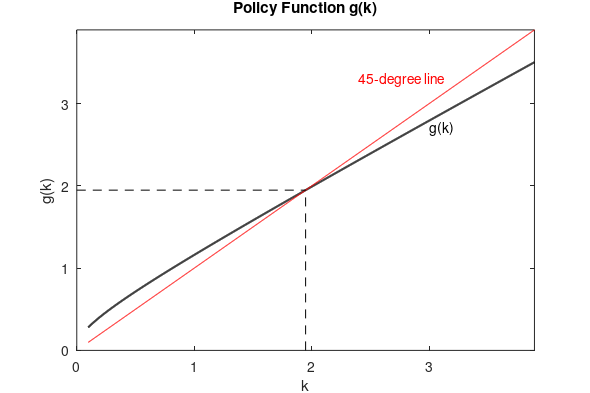
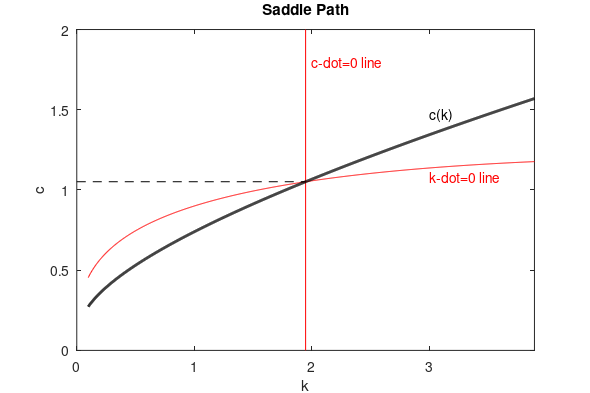
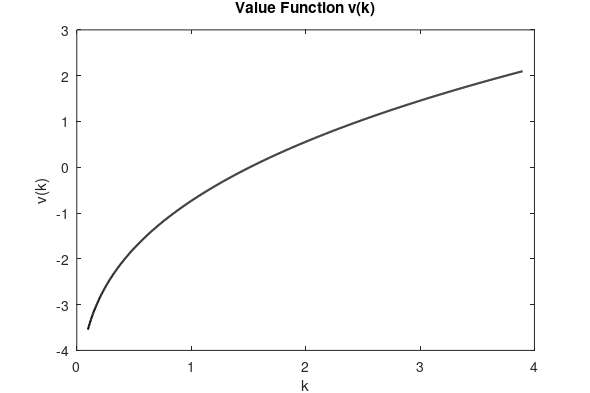
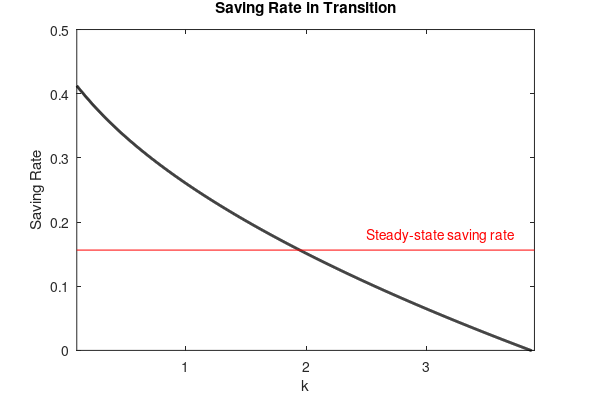

Write MATLAB code to recreate these figures, in order.
%{
This files computes the numerical value and policy functions for the 
neo-classical growth model with log utility by iterating on the policy 
function.

Created: 27-Aug-2022 15:48:10
Author: Aamir Rafique Hashmi
        Department of Economics
        University of Calgary
        Calgary, AB, Canada
Email: Aamir.Hashmi@UCalgary.ca
%}
%% Step 0: Preliminaries
clear
tic
%% Step 1: Choose parameter values
alpha = 0.33;   % Share of capital in output
beta = 0.90;    % Discount factor
rho = 1/beta - 1;   % Discount rate
delta = 0.10;   % Capital depreciation rate
%% Step 2: Solve for the steady-state capital
k_ss = ( alpha*beta/(1-beta*(1-delta)) )^(1/(1-alpha)); % Steady-state k
%% Step 3: Choose the state space for capital
n = 1e3; % Size of the state space
k_min = 0.05*k_ss;  % Minimum capital
k_max = 2.00*k_ss;  % Maximum capital
k_space = linspace(k_min,k_max,n);
k_space=k_space';
k = k_space;
%% Step 4: Guess a feasible initial policy function gk0
gk0 = k_space; %Initial policy function
%% Step 5: Use gk0 to compute value function vk
conv = 0; 
iter = 1;
while conv == 0 && iter <100
    gk = gk0;
    %get the value function vk operating on gk (use linear interpolation)
    T = 1000;
    vk = zeros(size(k));
    k_old = k;
    for t = 0:T
        k_new = interp1(k_space,gk,k_old);
        c = k_old.^alpha+(1-delta)*k_old-k_new;
        c = c.*(c>0)+eps*(c<=0);%set non-positive consumption equal to 'eps'
        r = (beta^t).*log(c);
        vk = vk + r;
        k_old = k_new;
    end
    %% Step 6: Update gk0 to gk1
    %use vk to update the policy function gk
    k_diff = diff(k_space);%find the differences between k values
    vk_diff = diff(vk);%find the differences between vk values
    %find numerical derivative of vk
    dvk0 = vk_diff./k_diff;
    dvk = [dvk0(1);zeros(length(dvk0)-1,1);dvk0(length(dvk0))];
    for i = 2:length(dvk0)
        dvk(i) = (dvk0(i-1)+dvk0(i))/2;
    end
    %find k' that solves the FOC: k' + (1/beta*dv(k')) - k^alpha - (1-alpha)*k = 0;
    k_fine = linspace(k_min,k_max,100*n);
    dvk_fine = interp1(k_space,dvk,k_fine);
    gk1 = zeros(size(k_space));
    for i = 1:n
        dif = k(i)^alpha + (1-delta)*k(i) - k_fine - (1./(beta*dvk_fine));
        [Y,I] = min(abs(dif));
        gk1(i) = k_fine(I);
    end
     %figure;plot(k,gk1);hold;plot(k,k,'r');hold;
    %% Step 7: Check for convergence
    if abs(gk1-gk0)<eps
        conv=1;
        %disp('iter');
        disp('convergence!');
    else
        iter = iter+1;
        disp([num2str(iter) ' ' datestr(now)]);
        gk0 = gk1;
    end
end
c = k.^alpha + (1-delta)*k - gk;
c_ss = k_ss.^alpha + (1-delta)*k_ss - k_ss;
y = k.^alpha;
s = y - c;
s_rate = s./y;
s_rate_ss = alpha*delta/(delta+rho);

kdotzero = y - delta*k;

figure('color','w','Units','centimeters','Position',[5 5 15 10]);
plot(k,gk,'k','LineWidth',1.5);hold;
plot(k,k,'r','LineWidth',0.5);
line([k_ss k_ss],[0    k_ss],'color','k','LineWidth',0.5,'LineStyle','--');
line([0    k_ss],[k_ss k_ss],'color','k','LineWidth',0.5,'LineStyle','--');
axis([0 k_max 0 k_max]);
xlabel('k');
ylabel('g(k)');
title('Policy Function g(k)');
text(2.4,3.3,"45-degree line",'Color','red')
text(3,2.7,"g(k)",'Color','black')
set(gcf, 'PaperPositionMode', 'auto'); % The saved figure will have the same size as we see it on screen
saveas(gcf,'policyiter1.pdf')

figure('color','w','Units','centimeters','Position',[5 5 15 10]);
plot(k,kdotzero,'r','LineWidth',0.5);hold;
line([k_ss k_ss],[0 2],'color','r','LineWidth',0.5);
plot(k,c,'k','LineWidth',2.0);
line([0    k_ss],[c_ss c_ss],'color','k','LineWidth',0.5,'LineStyle','--');
axis([0 k_max 0 2]);
xlabel('k');
ylabel('c');
title('Saddle Path');
text(2,1.8,"c-dot=0 line",'Color','red')
text(3,1.08,"k-dot=0 line",'Color','red')
text(3,1.47,"c(k)",'Color','black')
set(gcf, 'PaperPositionMode', 'auto'); % The saved figure will have the same size as we see it on screen
saveas(gcf,'policyiter2.pdf')

figure('color','w','Units','centimeters','Position',[5 5 15 10]);
plot(k,vk,'k','LineWidth',1.5);hold;
%line([k_ss k_ss],[0    k_ss],'color','k','LineWidth',0.5,'LineStyle','--');
%line([0    k_ss],[k_ss k_ss],'color','k','LineWidth',0.5,'LineStyle','--');
%axis([0 k_max 0 k_max]);
xlabel('k');
ylabel('v(k)');
title('Value Function v(k)');
set(gcf, 'PaperPositionMode', 'auto'); % The saved figure will have the same size as we see it on screen
saveas(gcf,'policyiter3.pdf')

figure('color','w','Units','centimeters','Position',[5 5 15 10]);
plot(k,s_rate,'k','LineWidth',2.0);
line([k_min k_max],[s_rate_ss s_rate_ss],'color','r','LineWidth',0.5);
axis([k_min k_max 0 0.50]);
xlabel('k');
ylabel('Saving Rate');
title('Saving Rate in Transition');
text(2.5,0.18,"Steady-state saving rate",'Color','red')
set(gcf, 'PaperPositionMode', 'auto'); % The saved figure will have the same size as we see it on screen
saveas(gcf,'policyiter4.pdf')

save('policyiter.mat', 'k_space', 'vk', 'gk1', 'k_ss')

toc